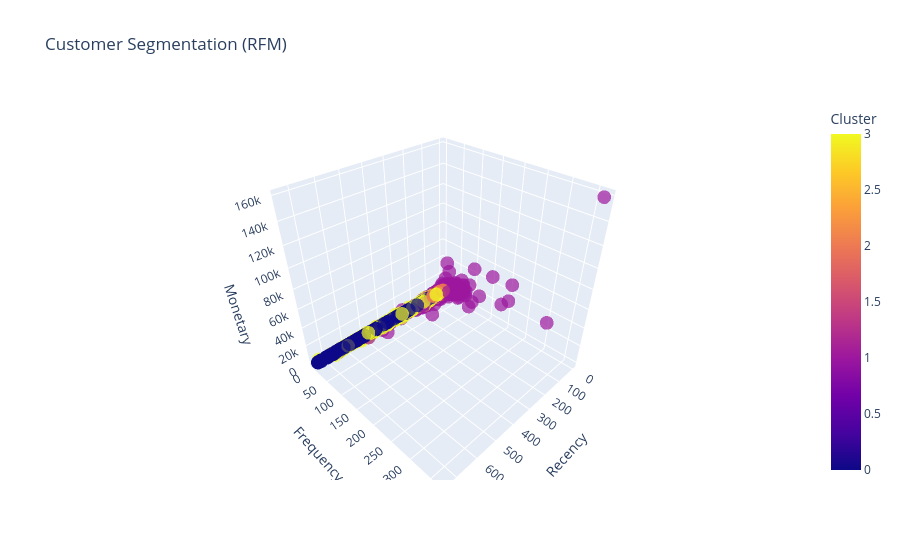

The notebook cell saved with this chart:
### Code cell
fig = px.scatter_3d(
    rfm,
    x='Recency',
    y='Frequency',
    z='Monetary',
    color='Cluster',
    opacity=0.7,
    title='Customer Segmentation (RFM)'
)

fig.show()

### Figure 1 — Plotly figure (JSON) as saved in the notebook; plotly's stock layout.template omitted (floating-point values rounded to 4 significant figures; data arrays with more than 128 entries replaced by an {"elided": "..."} marker saying what was removed)
{"data": [{"hovertemplate": "Recency=%{x}<br>Frequency=%{y}<br>Monetary=%{z}<br>Cluster=%{marker.color}<extra></extra>", "legendgroup": "", "marker": {"color": {"elided": "5654 int values"}, "coloraxis": "coloraxis", "opacity": 0.7, "symbol": "circle"}, "mode": "markers", "name": "", "scene": "scene", "showlegend": false, "type": "scatter3d", "x": {"elided": "5654 int values"}, "y": {"elided": "5654 int values"}, "z": {"elided": "5654 float values"}}], "layout": {"coloraxis": {"colorbar": {"title": {"text": "Cluster"}}, "colorscale": [[0, "#0d0887"], [0.1111, "#46039f"], [0.2222, "#7201a8"], [0.3333, "#9c179e"], [0.4444, "#bd3786"], [0.5556, "#d8576b"], [0.6667, "#ed7953"], [0.7778, "#fb9f3a"], [0.8889, "#fdca26"], [1, "#f0f921"]]}, "legend": {"tracegroupgap": 0}, "scene": {"domain": {"x": [0, 1], "y": [0, 1]}, "xaxis": {"title": {"text": "Recency"}}, "yaxis": {"title": {"text": "Frequency"}}, "zaxis": {"title": {"text": "Monetary"}}}, "title": {"text": "Customer Segmentation (RFM)"}}}
